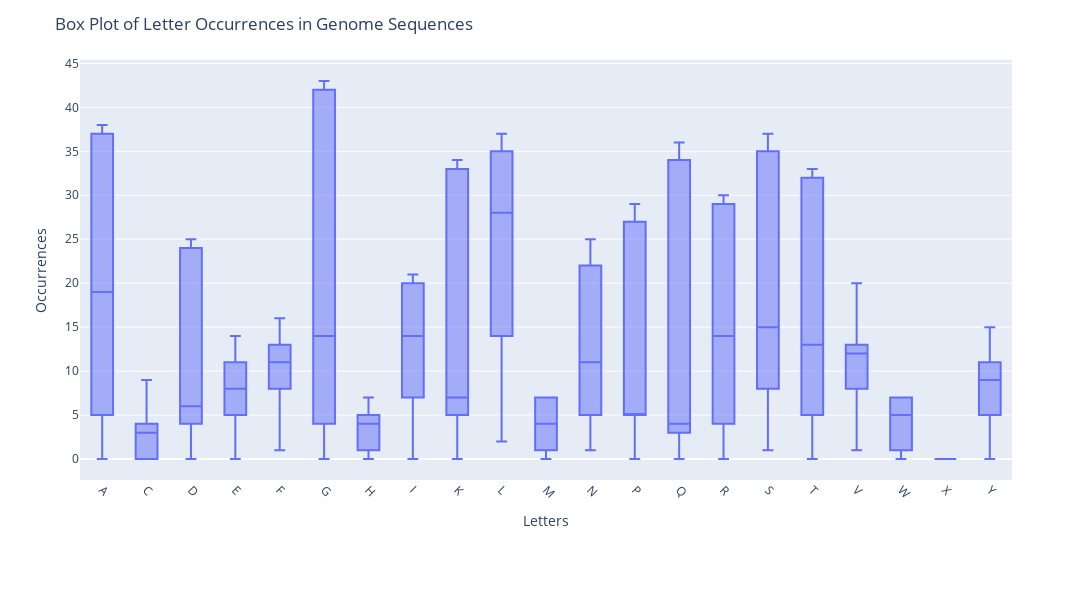

Notebook cell for this chart:
### Markdown cell above
### Boc_Plot Using Plotly

### Code cell
import plotly.express as px
import pandas as pd

# Select only numerical columns
numeric_df = df1.select_dtypes(include='number')

# Convert the wide-format DataFrame to long-format for Plotly
long_df = numeric_df.melt(var_name='Letters', value_name='Occurrences')

# Create an interactive box plot
fig = px.box(
    long_df,
    x='Letters',
    y='Occurrences',
    title='Box Plot of Letter Occurrences in Genome Sequences'
)

# Update layout for appearance similar to original matplotlib plot
fig.update_layout(
    xaxis_title='Letters',
    yaxis_title='Occurrences',
    xaxis_tickangle=45,
    width=1200,
    height=600,
    margin=dict(t=60, b=120)
)

# Show plot
fig.show()

### Figure 1 — Plotly figure (JSON) as saved in the notebook; plotly's stock layout.template omitted (floating-point values rounded to 4 significant figures; data arrays with more than 128 entries replaced by an {"elided": "..."} marker saying what was removed)
{"data": [{"alignmentgroup": "True", "hovertemplate": "Letters=%{x}<br>Occurrences=%{y}<extra></extra>", "legendgroup": "", "marker": {"color": "#636efa"}, "name": "", "notched": false, "offsetgroup": "", "orientation": "v", "showlegend": false, "type": "box", "x": {"elided": "62916 str values"}, "x0": " ", "xaxis": "x", "y": {"elided": "62916 int values"}, "y0": " ", "yaxis": "y"}], "layout": {"boxmode": "group", "height": 600, "legend": {"tracegroupgap": 0}, "margin": {"b": 120, "t": 60}, "title": {"text": "Box Plot of Letter Occurrences in Genome Sequences"}, "width": 1200, "xaxis": {"anchor": "y", "domain": [0, 1], "tickangle": 45, "title": {"text": "Letters"}}, "yaxis": {"anchor": "x", "domain": [0, 1], "title": {"text": "Occurrences"}}}}
